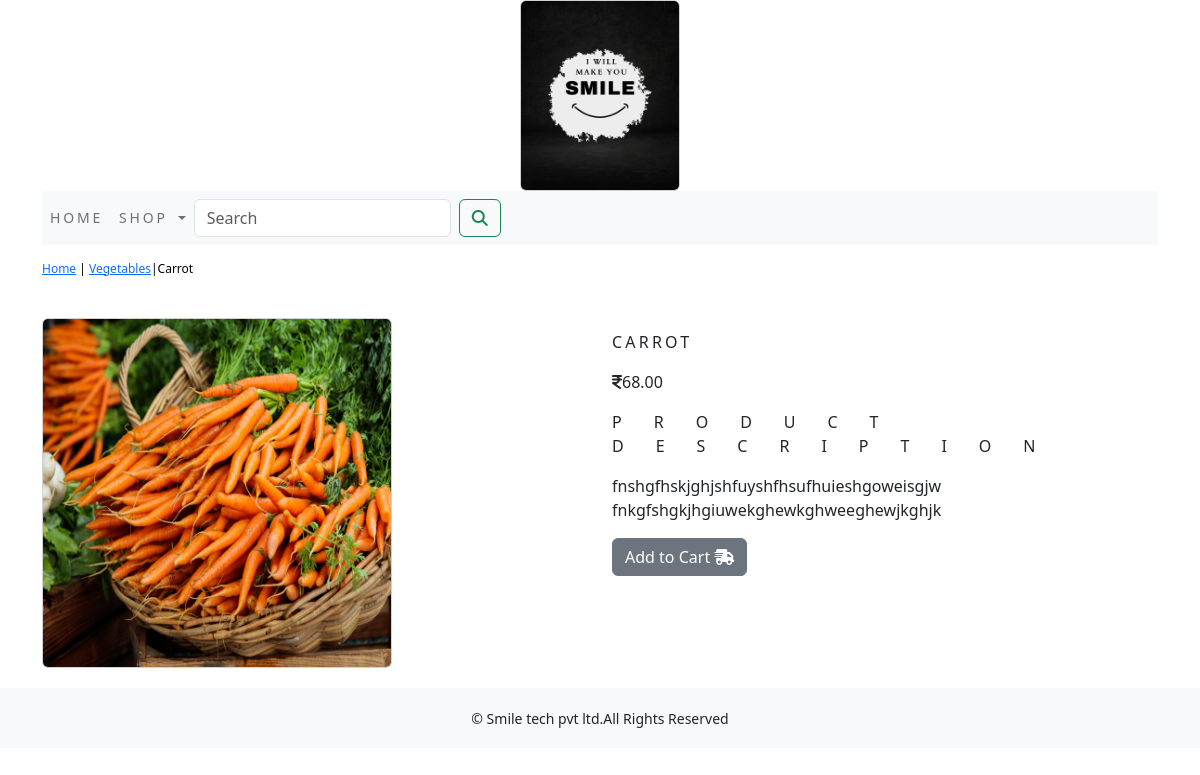
/ecommerce/vegetables/carrot/, run on the app's committed database.
### ecommerce/models.py (models this page shows, shortened)
class Product(models.Model):
    name=models.CharField(max_length=250,unique=True)
    slug=models.SlugField(max_length=250,unique=True)
    description=models.TextField(blank=True)
    price=models.DecimalField(max_digits=10,decimal_places=2)
    category=models.ForeignKey(Category,on_delete=models.CASCADE)
    image=models.ImageField(upload_to='product',blank=True)
    stock=models.IntegerField()
    available=models.BooleanField(default=True)
    created=models.DateTimeField(auto_now_add=True)
    updated=models.DateTimeField(auto_now=True)
    class Meta:
        ordering = ('name',)
        verbose_name = 'product'
        verbose_name_plural = 'products'

class Category(models.Model):
    name=models.CharField(max_length=250,unique=True)
    slug=models.SlugField(max_length=250,unique=True)
    description=models.TextField(blank=True)
    image=models.ImageField(upload_to='category',blank=True)
    class Meta:
        ordering=('name',)
        verbose_name='category'
        verbose_name_plural='categories'
    def get_url(self):
        return reverse('ecommerce:product_by_category',args=[self.slug])
    def __str__(self):
        return '{}'.format(self.name)

### ecommerce/views.py (the view)
# urls.py: path('<slug:c_slug>/<slug:product_slug>/',views.proDetail,name='prodCatdetail'),
def proDetail(request, c_slug, product_slug):
    try:
        product = Product.objects.get(category__slug=c_slug, slug=product_slug)
    except Exception as e:
        raise e
    return render(request, "product.html", {"product": product})

### cart/context_processors.py (called while the page is built)
def counter(request):
    item_count=0
    if 'admin' in request.path:
        return {}
    else:
        try:
            cart=Cart.objects.filter(cart_id=_cart_id(request))
            cart_items=CartItem.objects.all().filter(cart=cart[:1])
            for cart_item in cart_items:
                item_count += cart_item.quantity
        except Cart.DoesNotExist:
            item_count=0
    return dict(item_count=item_count)

### cart/views.py (called while the page is built)
def _cart_id(request):
    cart=request.session.session_key
    if not cart:
        cart=request.session.create()
    return cart

### ecommerce/context_processors.py (called while the page is built)
def menu_links(request):
    links=Category.objects.all()
    return dict(links=links)

### templates/product.html (shortened to what this page needs)
{% extends 'base.html' %}
{% load static %}
{% block content %}
<div class="row my_prod_row_class">
        <div class="mx-auto">
                <p><a href="{% url 'ecommerce:allProdCat' %}">Home</a> | <a href="{{product.category.get_url}}">{{product.category}}</a>|{{product.name}}</p>
        </div>
<div class="container">
<br>
        <div class="row">
                <div class="col-12 col-sm-12 col-md-12 col-lg-6 text-center">
                        <div style="min-width:18rem">
                        <img class="card" style="height:350px; width:350px;" src="{{product.image.url}}" alt="{{product.name}}">
                        </div>
                </div>
        <div class="col-12 col-sm-12 col-md-12 col-lg-6">
                <div>
                <h1 class="my_prod_title" >{{product.name}}</h1>
                <p><i class="fa-solid fa-indian-rupee-sign"></i>{{product.price}}</p>
                <p class="my_title" >Product Description</p>
                <p class="text-justify my_prod_text">{{product.description}}</p>
                {% if product.stock <= 0 %}
                <p class="text-justify my_prod_text"><b>Out of stock</b></p>
                {% else %}
                <a class="btn btn-secondary" href="{% url 'cart:add_cart' product.id %}">Add to Cart  <i class="fa-solid fa-truck-fast"></i></a>
                {% endif %}
                 </div>
        </div>
</div>
</div>
</div>
{% endblock %}

### static/css/custom.css (style rules this page uses)
body { font-family: 'Roboto Condensed', sans-serif; }
.my_title { font-size : 16px; text-transform : uppercase; letter-spacing : 2em; }
.my_prod_row_class { padding-top : 15px; padding-bottom : 20px; }
.my_prod_row_class .mx-auto { color : #000; font-size : 12px; text-decoration : none; }
.my_prod_title { font-size : 16px; text-transform : uppercase; letter-spacing : .2em; padding-top : 15px; padding-bottom : 10px; }
.my_prod_text { padding-right : 20px; }

### data on the page
Product: category "Vegetables", name "Carrot", image (picture), name "CARROT", price "68.00", description "fnshgfhskjghjshfuyshfhsufhuieshgoweisgjw fnkgfshgkjhgiuwekghewkghweeghewjkghjk"
